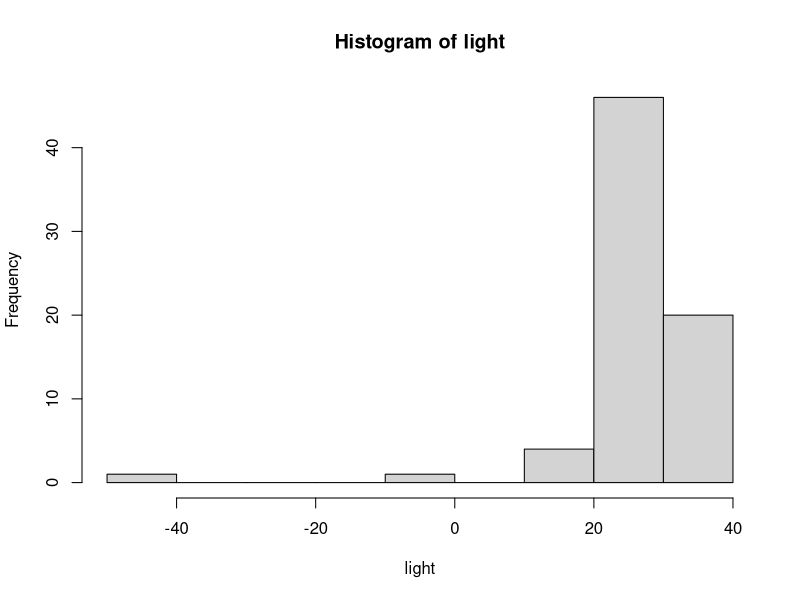
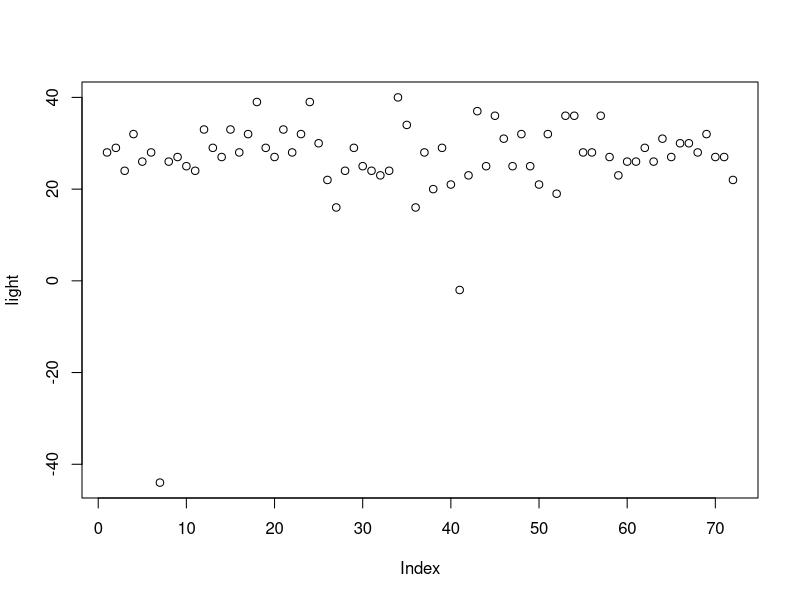

Reproduce these figures in R, in order.
light = c(28,29,24,32,26,28,-44,26,27,25,24,33,29,27,33,28,32,39,29,27,33,28,32,39,30,22,16,24,29,25,24,23,24,40,34,16,28,20,29,21,-2,23,37,25,36,31,25,32,25,21,32,19,36,36,28,28,36,27,23,26,26,29,26,31,27,30,30,28,32,27,27,22)
hist(light)
plot(light)
